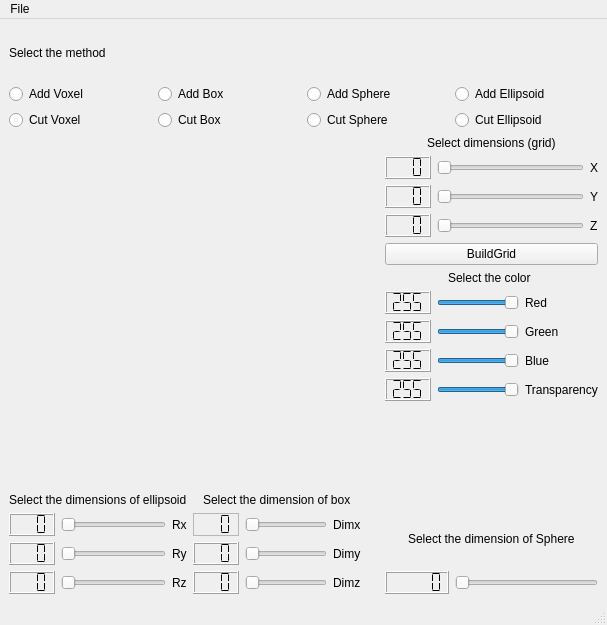
 <widget class="QMainWindow" name="MainWindow">
  <property name="geometry">
   <rect>
    <x>0</x>
    <y>0</y>
    <width>607</width>
    <height>625</height>
   </rect>
  </property>
  <property name="minimumSize">
   <size>
    <width>0</width>
    <height>0</height>
   </size>
  </property>
  <property name="windowTitle">
   <string>Painter3D</string>
  </property>
  <widget class="QWidget" name="centralwidget">
   <layout class="QGridLayout" name="gridLayout_8">
    <item row="0" column="0">
     <layout class="QVBoxLayout" name="verticalLayout_8">
      <item>
       <layout class="QVBoxLayout" name="verticalLayout_4">
        <item>
         <widget class="QLabel" name="label_6">
          <property name="maximumSize">
           <size>
            <width>100</width>
            <height>50</height>
           </size>
          </property>
          <property name="text">
           <string>Select the method</string>
          </property>
         </widget>
        </item>
        <item>
         <layout class="QVBoxLayout" name="verticalLayout">
          <item>
           <layout class="QHBoxLayout" name="horizontalLayout">
            <item>
             <widget class="QRadioButton" name="buttonPVoxel">
              <property name="text">
               <string>Add Voxel</string>
              </property>
             </widget>
            </item>
            <item>
             <widget class="QRadioButton" name="buttonPBox">
              <property name="text">
               <string>Add Box</string>
              </property>
             </widget>
            </item>
            <item>
             <widget class="QRadioButton" name="buttonPSphere">
              <property name="text">
               <string>Add Sphere</string>
              </property>
             </widget>
            </item>
            <item>
             <widget class="QRadioButton" name="buttonPEllipsoid">
              <property name="text">
               <string>Add Ellipsoid</string>
              </property>
             </widget>
            </item>
           </layout>
          </item>
          <item>
           <layout class="QHBoxLayout" name="horizontalLayout_2">
            <item>
             <widget class="QRadioButton" name="buttonCVoxel">
              <property name="text">
               <string>Cut Voxel</string>
              </property>
             </widget>
            </item>
            <item>
             <widget class="QRadioButton" name="buttonCBox">
              <property name="autoFillBackground">
               <bool>false</bool>
              </property>
              <property name="text">
               <string>Cut Box</string>
              </property>
             </widget>
            </item>
            <item>
             <widget class="QRadioButton" name="buttonCSphere">
              <property name="text">
               <string>Cut Sphere</string>
              </property>
             </widget>
            </item>
            <item>
             <widget class="QRadioButton" name="buttonCEllipsoid">
              <property name="text">
               <string>Cut Ellipsoid</string>
              </property>
             </widget>
            </item>
           </layout>
          </item>
         </layout>
        </item>
       </layout>
      </item>
      <item>
       <layout class="QHBoxLayout" name="horizontalLayout_3">
        <item>
         <layout class="QVBoxLayout" name="verticalLayout_7">
          <item>
           <widget class="Plotter" name="widget" native="true">
            <property name="minimumSize">
             <size>
              <width>350</width>
              <height>350</height>
             </size>
            </property>
            <property name="cursor">
             <cursorShape>PointingHandCursor</cursorShape>
            </property>
           </widget>
          </item>
          <item>
           <layout class="QGridLayout" name="gridLayout_6" rowminimumheight="0,0">
            <item row="1" column="1">
             <layout class="QGridLayout" name="gridLayout_2">
              <item row="2" column="1">
               <widget class="QSlider" name="sliderYbox">
                <property name="cursor">
                 <cursorShape>PointingHandCursor</cursorShape>
                </property>
                <property name="maximum">
                 <number>100</number>
                </property>
                <property name="orientation">
                 <enum>Qt::Horizontal</enum>
                </property>
               </widget>
              </item>
              <item row="1" column="0">
               <widget class="QLCDNumber" name="lcdNumber_13">
                <property name="cursor">
                 <cursorShape>ArrowCursor</cursorShape>
                </property>
                <property name="digitCount">
                 <number>3</number>
                </property>
                <property name="segmentStyle">
                 <enum>QLCDNumber::Flat</enum>
                </property>
               </widget>
              </item>
              <item row="0" column="0">
               <widget class="QLCDNumber" name="lcdNumber_11">
                <property name="cursor">
                 <cursorShape>ArrowCursor</cursorShape>
                </property>
                <property name="frameShadow">
                 <enum>QFrame::Sunken</enum>
                </property>
                <property name="lineWidth">
                 <number>0</number>
                </property>
                <property name="midLineWidth">
                 <number>1</number>
                </property>
                <property name="digitCount">
                 <number>3</number>
                </property>
                <property name="segmentStyle">
                 <enum>QLCDNumber::Flat</enum>
                </property>
               </widget>
              </item>
              <item row="2" column="0">
               <widget class="QLCDNumber" name="lcdNumber_12">
                <property name="cursor">
                 <cursorShape>ArrowCursor</cursorShape>
                </property>
                <property name="digitCount">
                 <number>3</number>
                </property>
                <property name="segmentStyle">
                 <enum>QLCDNumber::Flat</enum>
                </property>
               </widget>
              </item>
              <item row="0" column="1">
               <widget class="QSlider" name="silderXBox">
                <property name="cursor">
                 <cursorShape>PointingHandCursor</cursorShape>
                </property>
                <property name="maximum">
                 <number>100</number>
                </property>
                <property name="orientation">
                 <enum>Qt::Horizontal</enum>
                </property>
               </widget>
              </item>
              <item row="1" column="1">
               <widget class="QSlider" name="sliderYBox">
                <property name="cursor">
                 <cursorShape>PointingHandCursor</cursorShape>
                </property>
                <property name="maximum">
                 <number>100</number>
                </property>
                <property name="orientation">
                 <enum>Qt::Horizontal</enum>
                </property>
               </widget>
              </item>
              <item row="0" column="2">
               <widget class="QLabel" name="label_12">
                <property name="text">
                 <string>Dimx</string>
                </property>
               </widget>
              </item>
              <item row="1" column="2">
               <widget class="QLabel" name="label_16">
                <property name="text">
                 <string>Dimy</string>
                </property>
               </widget>
              </item>
              <item row="2" column="2">
               <widget class="QLabel" name="label_15">
                <property name="text">
                 <string>Dimz</string>
                </property>
               </widget>
              </item>
             </layout>
            </item>
            <item row="1" column="0">
             <layout class="QGridLayout" name="gridLayout_3">
              <item row="1" column="0">
               <widget class="QLCDNumber" name="lcdNumber_10">
                <property name="cursor">
                 <cursorShape>ArrowCursor</cursorShape>
                </property>
                <property name="digitCount">
                 <number>3</number>
                </property>
                <property name="segmentStyle">
                 <enum>QLCDNumber::Flat</enum>
                </property>
               </widget>
              </item>
              <item row="2" column="0">
               <widget class="QLCDNumber" name="lcdNumber_9">
                <property name="cursor">
                 <cursorShape>ArrowCursor</cursorShape>
                </property>
                <property name="digitCount">
                 <number>3</number>
                </property>
                <property name="segmentStyle">
                 <enum>QLCDNumber::Flat</enum>
                </property>
               </widget>
              </item>
              <item row="0" column="1">
               <widget class="QSlider" name="sliderRXellipsoid">
                <property name="cursor">
                 <cursorShape>PointingHandCursor</cursorShape>
                </property>
                <property name="maximum">
                 <number>100</number>
                </property>
                <property name="orientation">
                 <enum>Qt::Horizontal</enum>
                </property>
               </widget>
              </item>
              <item row="2" column="1">
               <widget class="QSlider" name="sliderRZellipsoid">
                <property name="cursor">
                 <cursorShape>PointingHandCursor</cursorShape>
                </property>
                <property name="maximum">
                 <number>100</number>
                </property>
                <property name="orientation">
                 <enum>Qt::Horizontal</enum>
                </property>
               </widget>
              </item>
              <item row="0" column="0">
               <widget class="QLCDNumber" name="lcdNumber_8">
                <property name="cursor">
                 <cursorShape>ArrowCursor</cursorShape>
                </property>
                <property name="digitCount">
                 <number>3</number>
                </property>
                <property name="segmentStyle">
                 <enum>QLCDNumber::Flat</enum>
                </property>
               </widget>
              </item>
              <item row="1" column="1">
               <widget class="QSlider" name="sliderRYellipsoid">
                <property name="cursor">
                 <cursorShape>PointingHandCursor</cursorShape>
                </property>
                <property name="maximum">
                 <number>100</number>
                </property>
                <property name="orientation">
                 <enum>Qt::Horizontal</enum>
                </property>
               </widget>
              </item>
              <item row="0" column="2">
               <widget class="QLabel" name="label_7">
                <property name="text">
                 <string>Rx</string>
                </property>
               </widget>
              </item>
              <item row="1" column="2">
               <widget class="QLabel" name="label_8">
                <property name="text">
                 <string>Ry</string>
                </property>
               </widget>
              </item>
              <item row="2" column="2">
               <widget class="QLabel" name="label_11">
                <property name="text">
                 <string>Rz</string>
                </property>
               </widget>
              </item>
             </layout>
            </item>
            <item row="0" column="0">
             <widget class="QLabel" name="label_3">
              <property name="text">
               <string>Select the dimensions of ellipsoid</string>
              </property>
             </widget>
            </item>
            <item row="0" column="1" alignment="Qt::AlignHCenter">
             <widget class="QLabel" name="label_4">
              <property name="text">
               <string>Select the dimension of box</string>
              </property>
             </widget>
            </item>
           </layout>
          </item>
         </layout>
        </item>
        <item>
         <spacer name="horizontalSpacer">
          <property name="orientation">
           <enum>Qt::Horizontal</enum>
          </property>
          <property name="sizeHint" stdset="0">
           <size>
            <width>20</width>
            <height>20</height>
           </size>
          </property>
         </spacer>
        </item>
        <item>
         <layout class="QVBoxLayout" name="verticalLayout_6">
          <item>
           <layout class="QVBoxLayout" name="verticalLayout_5">
            <item>
             <layout class="QVBoxLayout" name="verticalLayout_3">
              <item alignment="Qt::AlignHCenter">
               <widget class="QLabel" name="label_5">
                <property name="text">
                 <string>Select dimensions (grid)</string>
                </property>
               </widget>
              </item>
              <item>
               <layout class="QGridLayout" name="gridLayout_4">
                <item row="0" column="1">
                 <widget class="QSlider" name="horizontalSliderX">
                  <property name="cursor">
                   <cursorShape>PointingHandCursor</cursorShape>
                  </property>
                  <property name="maximum">
                   <number>100</number>
                  </property>
                  <property name="pageStep">
                   <number>10</number>
                  </property>
                  <property name="value">
                   <number>0</number>
                  </property>
                  <property name="sliderPosition">
                   <number>0</number>
                  </property>
                  <property name="orientation">
                   <enum>Qt::Horizontal</enum>
                  </property>
                 </widget>
                </item>
                <item row="1" column="0">
                 <widget class="QLCDNumber" name="lcdNumber_2">
                  <property name="digitCount">
                   <number>3</number>
                  </property>
                  <property name="segmentStyle">
                   <enum>QLCDNumber::Flat</enum>
                  </property>
                  <property name="intValue" stdset="0">
                   <number>0</number>
                  </property>
                 </widget>
                </item>
                <item row="0" column="0">
                 <widget class="QLCDNumber" name="lcdNumber_3">
                  <property name="digitCount">
                   <number>3</number>
                  </property>
                  <property name="segmentStyle">
                   <enum>QLCDNumber::Flat</enum>
                  </property>
                  <property name="intValue" stdset="0">
                   <number>0</number>
                  </property>
                 </widget>
                </item>
                <item row="1" column="1">
                 <widget class="QSlider" name="horizontalSliderY">
                  <property name="cursor">
                   <cursorShape>PointingHandCursor</cursorShape>
                  </property>
                  <property name="maximum">
                   <number>100</number>
                  </property>
                  <property name="pageStep">
                   <number>10</number>
                  </property>
                  <property name="value">
                   <number>0</number>
                  </property>
                  <property name="sliderPosition">
                   <number>0</number>
                  </property>
                  <property name="orientation">
                   <enum>Qt::Horizontal</enum>
                  </property>
                 </widget>
                </item>
                <item row="2" column="2">
                 <widget class="QLabel" name="label_24">
                  <property name="text">
                   <string>Z</string>
                  </property>
                 </widget>
                </item>
                <item row="0" column="2">
                 <widget class="QLabel" name="label_22">
                  <property name="text">
                   <string>X</string>
                  </property>
                 </widget>
                </item>
                <item row="1" column="2">
                 <widget class="QLabel" name="label_23">
                  <property name="text">
                   <string>Y</string>
                  </property>
                 </widget>
                </item>
                <item row="2" column="0">
                 <widget class="QLCDNumber" name="lcdNumber">
                  <property name="sizePolicy">
                   <sizepolicy hsizetype="Minimum" vsizetype="Minimum">
                    <horstretch>0</horstretch>
                    <verstretch>0</verstretch>
                   </sizepolicy>
                  </property>
                  <property name="toolTip">
                   <string/>
                  </property>
                  <property name="lineWidth">
                   <number>1</number>
                  </property>
                  <property name="digitCount">
                   <number>3</number>
                  </property>
                  <property name="segmentStyle">
                   <enum>QLCDNumber::Flat</enum>
                  </property>
                  <property name="value" stdset="0">
                   <double>0.000000000000000</double>
                  </property>
                  <property name="intValue" stdset="0">
                   <number>0</number>
                  </property>
                 </widget>
                </item>
                <item row="2" column="1">
                 <widget class="QSlider" name="horizontalSlider_3">
                  <property name="cursor">
                   <cursorShape>PointingHandCursor</cursorShape>
                  </property>
                  <property name="maximum">
                   <number>100</number>
                  </property>
                  <property name="pageStep">
                   <number>10</number>
                  </property>
                  <property name="value">
                   <number>0</number>
                  </property>
                  <property name="sliderPosition">
                   <number>0</number>
                  </property>
                  <property name="orientation">
                   <enum>Qt::Horizontal</enum>
                  </property>
                 </widget>
                </item>
               </layout>
              </item>
              <item>
               <widget class="QPushButton" name="pushButton">
                <property name="text">
                 <string>BuildGrid</string>
                </property>
               </widget>
              </item>
             </layout>
            </item>
            <item>
             <layout class="QVBoxLayout" name="verticalLayout_2">
              <item alignment="Qt::AlignHCenter">
               <widget class="QLabel" name="label">
                <property name="text">
                 <string>Select the color </string>
                </property>
               </widget>
              </item>
              <item>
               <layout class="QGridLayout" name="gridLayout">
                <item row="0" column="0">
                 <widget class="QLCDNumber" name="lcdNumber_4">
                  <property name="focusPolicy">
                   <enum>Qt::NoFocus</enum>
                  </property>
                  <property name="layoutDirection">
                   <enum>Qt::LeftToRight</enum>
                  </property>
                  <property name="autoFillBackground">
                   <bool>true</bool>
                  </property>
                  <property name="frameShape">
                   <enum>QFrame::Box</enum>
                  </property>
                  <property name="frameShadow">
                   <enum>QFrame::Raised</enum>
                  </property>
                  <property name="lineWidth">
                   <number>1</number>
                  </property>
                  <property name="midLineWidth">
                   <number>0</number>
                  </property>
                  <property name="smallDecimalPoint">
                   <bool>false</bool>
                  </property>
                  <property name="digitCount">
                   <number>3</number>
                  </property>
                  <property name="segmentStyle">
                   <enum>QLCDNumber::Flat</enum>
                  </property>
                  <property name="intValue" stdset="0">
                   <number>255</number>
                  </property>
                 </widget>
                </item>
                <item row="0" column="1">
                 <widget class="QSlider" name="sliderRed">
                  <property name="enabled">
                   <bool>true</bool>
                  </property>
                  <property name="cursor">
                   <cursorShape>PointingHandCursor</cursorShape>
                  </property>
                  <property name="maximum">
                   <number>255</number>
                  </property>
                  <property name="value">
                   <number>255</number>
                  </property>
                  <property name="orientation">
                   <enum>Qt::Horizontal</enum>
                  </property>
                 </widget>
                </item>
                <item row="0" column="2">
                 <widget class="QLabel" name="label_18">
                  <property name="text">
                   <string>Red</string>
                  </property>
                 </widget>
                </item>
                <item row="1" column="0">
                 <widget class="QLCDNumber" name="lcdNumber_6">
                  <property name="cursor">
                   <cursorShape>ArrowCursor</cursorShape>
                  </property>
                  <property name="digitCount">
                   <number>3</number>
                  </property>
                  <property name="segmentStyle">
                   <enum>QLCDNumber::Flat</enum>
                  </property>
                  <property name="intValue" stdset="0">
                   <number>255</number>
                  </property>
                 </widget>
                </item>
                <item row="1" column="1">
                 <widget class="QSlider" name="sliderGreen">
                  <property name="cursor">
                   <cursorShape>PointingHandCursor</cursorShape>
                  </property>
                  <property name="maximum">
                   <number>255</number>
                  </property>
                  <property name="value">
                   <number>255</number>
                  </property>
                  <property name="orientation">
                   <enum>Qt::Horizontal</enum>
                  </property>
                 </widget>
                </item>
                <item row="1" column="2">
                 <widget class="QLabel" name="label_19">
                  <property name="text">
                   <string>Green</string>
                  </property>
                 </widget>
                </item>
                <item row="2" column="0">
                 <widget class="QLCDNumber" name="lcdNumber_5">
                  <property name="cursor">
                   <cursorShape>ArrowCursor</cursorShape>
                  </property>
                  <property name="smallDecimalPoint">
                   <bool>false</bool>
                  </property>
                  <property name="digitCount">
                   <number>3</number>
                  </property>
                  <property name="segmentStyle">
                   <enum>QLCDNumber::Flat</enum>
                  </property>
                  <property name="intValue" stdset="0">
                   <number>255</number>
                  </property>
                 </widget>
                </item>
                <item row="2" column="1">
                 <widget class="QSlider" name="sliderBlue">
                  <property name="cursor">
                   <cursorShape>PointingHandCursor</cursorShape>
                  </property>
                  <property name="maximum">
                   <number>255</number>
                  </property>
                  <property name="value">
                   <number>255</number>
                  </property>
                  <property name="orientation">
                   <enum>Qt::Horizontal</enum>
                  </property>
                 </widget>
                </item>
                <item row="2" column="2">
                 <widget class="QLabel" name="label_20">
                  <property name="text">
                   <string>Blue</string>
                  </property>
                 </widget>
                </item>
                <item row="3" column="0">
                 <widget class="QLCDNumber" name="lcdNumber_7">
                  <property name="cursor">
                   <cursorShape>ArrowCursor</cursorShape>
                  </property>
                  <property name="digitCount">
                   <number>3</number>
                  </property>
                  <property name="segmentStyle">
                   <enum>QLCDNumber::Flat</enum>
                  </property>
                  <property name="intValue" stdset="0">
                   <number>255</number>
                  </property>
                 </widget>
                </item>
                <item row="3" column="1">
                 <widget class="QSlider" name="sliderAlpha">
                  <property name="cursor">
                   <cursorShape>PointingHandCursor</cursorShape>
                  </property>
                  <property name="maximum">
                   <number>255</number>
                  </property>
                  <property name="value">
                   <number>255</number>
                  </property>
                  <property name="orientation">
                   <enum>Qt::Horizontal</enum>
                  </property>
                 </widget>
                </item>
                <item row="3" column="2">
                 <widget class="QLabel" name="label_21">
                  <property name="text">
                   <string>Transparency</string>
                  </property>
                 </widget>
                </item>
               </layout>
              </item>
             </layout>
            </item>
           </layout>
          </item>
          <item>
           <widget class="color" name="widget_2" native="true">
            <property name="minimumSize">
             <size>
              <width>0</width>
              <height>100</height>
             </size>
            </property>
            <property name="maximumSize">
             <size>
              <width>100</width>
              <height>16777215</height>
             </size>
            </property>
            <property name="autoFillBackground">
             <bool>true</bool>
            </property>
           </widget>
          </item>
          <item>
           <layout class="QGridLayout" name="gridLayout_7">
            <item row="1" column="0">
             <layout class="QGridLayout" name="gridLayout_5">
              <item row="0" column="0">
               <widget class="QLCDNumber" name="lcdNumber_14">
                <property name="cursor">
                 <cursorShape>ArrowCursor</cursorShape>
                </property>
                <property name="segmentStyle">
                 <enum>QLCDNumber::Flat</enum>
                </property>
               </widget>
              </item>
              <item row="0" column="1">
               <widget class="QSlider" name="sliderRsphere">
                <property name="cursor">
                 <cursorShape>PointingHandCursor</cursorShape>
                </property>
                <property name="maximum">
                 <number>100</number>
                </property>
                <property name="orientation">
                 <enum>Qt::Horizontal</enum>
                </property>
               </widget>
              </item>
             </layout>
            </item>
            <item row="0" column="0" alignment="Qt::AlignHCenter">
             <widget class="QLabel" name="label_2">
              <property name="autoFillBackground">
               <bool>false</bool>
              </property>
              <property name="text">
               <string>Select the dimension of Sphere</string>
              </property>
             </widget>
            </item>
           </layout>
          </item>
         </layout>
        </item>
       </layout>
      </item>
     </layout>
    </item>
   </layout>
  </widget>
  <widget class="QMenuBar" name="menubar">
   <property name="geometry">
    <rect>
     <x>0</x>
     <y>0</y>
     <width>607</width>
     <height>21</height>
    </rect>
   </property>
   <widget class="QMenu" name="menuFile">
    <property name="title">
     <string>File</string>
    </property>
    <addaction name="actionSave"/>
   </widget>
   <addaction name="menuFile"/>
  </widget>
  <widget class="QStatusBar" name="statusbar"/>
  <action name="actionSave">
   <property name="text">
    <string>Save OFF file</string>
   </property>
  </action>
 </widget>
